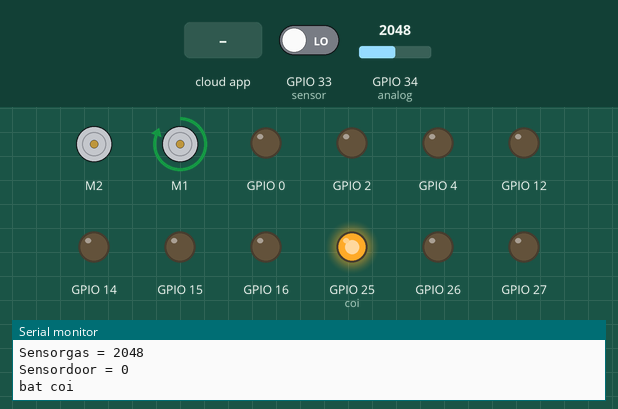
A program run on a simulated ESP32. Shown: 2 × DC motor (green arrow = forward, orange = backward, longer = faster), output pins drawn as LEDs (lit = HIGH), the last lines printed to the serial monitor. The inputs (shaded band) are chosen by the test bench; at power-on: GPIO 34 (analog) = 2048, GPIO 33 (sensor) LOW. WiFi joins after 1.5 s; servers stay silent unless stated; the Firebase database answers and starts empty.

Above: at 3.2 s.
3.3 s: the phone or cloud app sets dendoimau to 1
At 5.6 s:
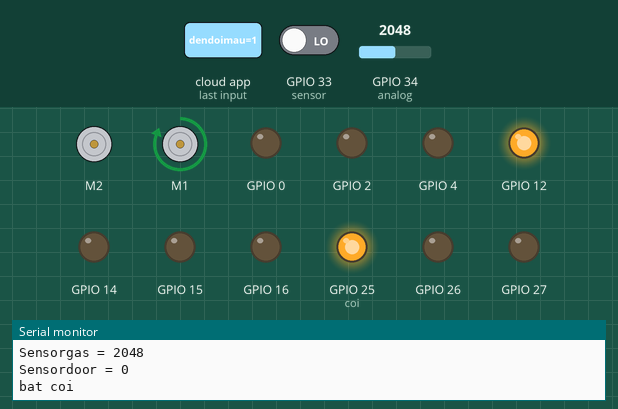
5.9 s: GPIO 34 (analog) set to 1930
At 6.4 s:
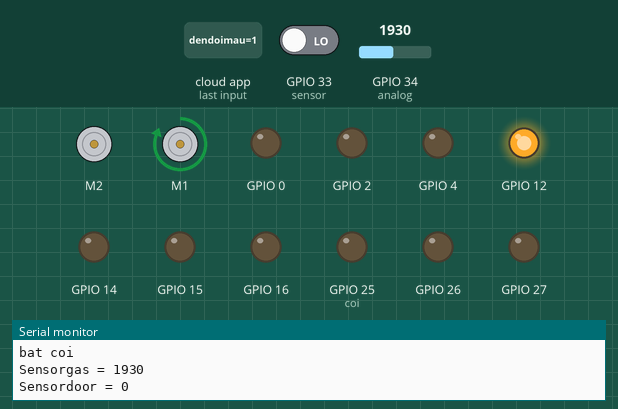
7.5 s: GPIO 33 (sensor) driven HIGH
At 9.9 s:
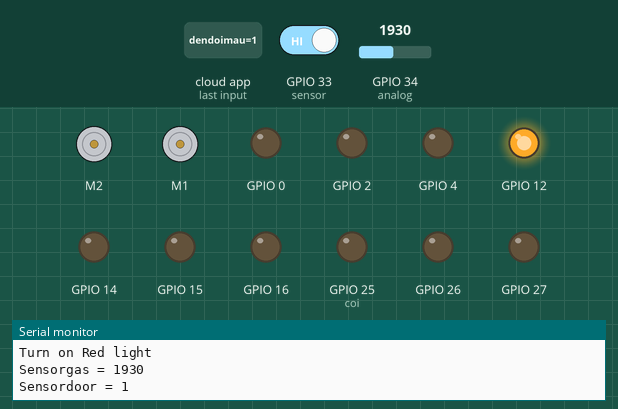
10.4 s: the phone or cloud app sets Den to 1
At 11.8 s:
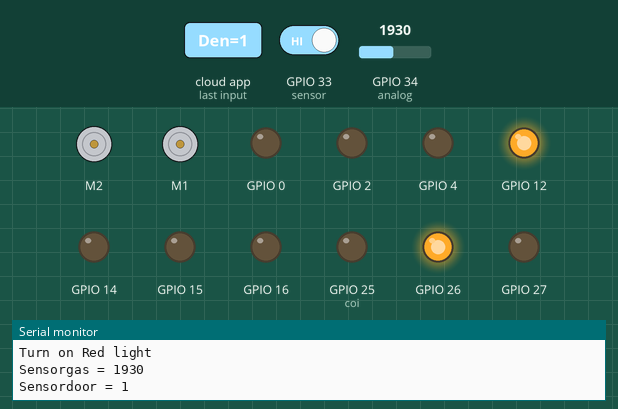
12.1 s: the phone or cloud app sets cua to 1
At 13.1 s:
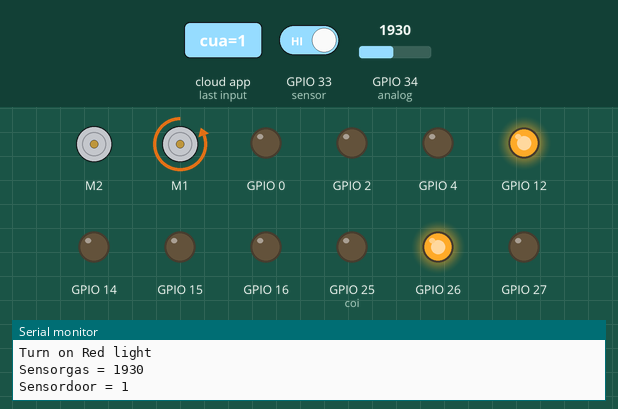
16.0 s: the phone or cloud app sets dendoimau to 0
At 16.5 s:
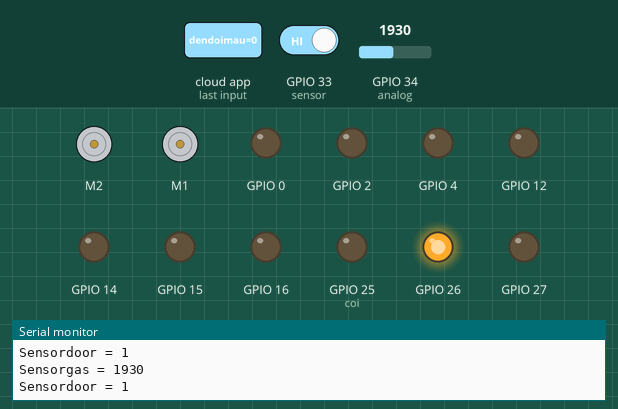
Timing chart, 0 to 18.5 s (numbered marks = the images above; inputs shaded):
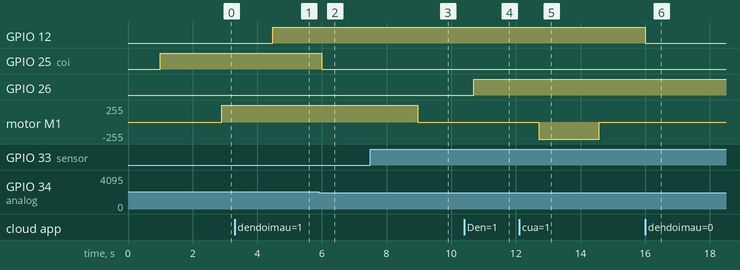

The program:

main.cpp
```cpp
#include <Arduino.h>
#include <WiFi.h>
//Firebase Library
#include <Firebase.h>
#include <addons/RTDBHelper.h>
#include <Robojax_L298N_DC_motor.h>
//Firebase Declare
#define API_KEY "yOCt9u60Y2BPBRag3JISLFlc0x1iEnZblPwiJ8MZ"
#define DATABASE_URL "https://esp32-ac263-default-rtdb.firebaseio.com/"

#define WIFI_SSID "Ducnguyen"
#define WIFI_PASSWORD "00000000"

//Phong khach:
//input den phong khach
#define DenPK 4
//input den doi mau phong khach
#define BluePk 0
#define GreenPk 2
#define RedPK 15
//input cua
#define EnB 21
#define In3 22
#define In4 23
#define Door 1
#define sensor 33 //cam bien hong ngoai

//Phong ngu:
//input quat phong ngu
#define In1 18
#define In2 19
#define Ena 5
#define Fan 2
//input den phong ngu
#define DenPN 26
//input den doi mau phong ngu
#define BluePN 27
#define GreenPN 14
#define RedPN 12

//Phong bep:
// input cam bien gas phong bep
#define analog 34
//input den phong bep
#define DenPB 16
#define coi 25

//Phong tam:
//input cam bien phong tam
#define DenPT 13

hw_timer_t *timer = NULL;
portMUX_TYPE timerMux = portMUX_INITIALIZER_UNLOCKED;

const int dongcua = 0;
const int mocua = 1;

int dataquat = 0;
int datadendoimaupn = 0;
int datadendoimaupk = 0;
int datadenpk = 0;
int datadenpn = 0 ;
int datahengiopk = 0;
int datahengiopn = 0;
int datahengioquat = 0;
int dataspeed = 0;
int datahengiopt,datahengiopb;
int datadenpb = 0;
int datacua = 0;
int temp = 1;

int port = 8888;
WiFiServer Server(port);
FirebaseData firebaseData;
Robojax_L298N_DC_motor robot(In1, In2, Ena, In3, In4, EnB, true);


// dang nhap wifi
void initWiFi(){
  Serial.begin(115200);
  WiFi.begin(WIFI_SSID, WIFI_PASSWORD);
  Serial.print("Connecting to WiFi");
  while (WiFi.status() != WL_CONNECTED ){
  Serial.print(".");
  delay(1000);
  }
  Serial.println();
  Serial.println("WiFi connected");
  Serial.println("Local IP: ");
  Serial.println(WiFi.localIP());
  Serial.println();
  Serial.println("on port");
  Serial.println(port);
}

// ket noi firebase
void initFirebase(){
  Firebase.begin(DATABASE_URL, API_KEY);
  Firebase.reconnectWiFi(true);
}
  String data5base  = "";

void initden(int dataden,int Den,int datahengio){
  pinMode(Den,OUTPUT);
  if (dataden == 1){
    digitalWrite(Den, HIGH);
  }else if (dataden == 0){
    digitalWrite(Den, LOW);
  }else {
    datahengio = data5base.toInt();
    if (datahengio == 1){
      digitalWrite(Den, HIGH);
    } else {
      digitalWrite(Den, LOW);
    }
  }
}
 int Sen;
void initcua(int data){
  if(Sen == 1){
    if (data == temp){
     robot.brake(Door);
     delay(20);
    }else{
      if(data == 0){
        robot.rotate(Door, 100, mocua);
        delay(20);
      }else if(data == 1){
        robot.rotate(Door, 100, dongcua);
        delay(20);
     }
   }
  }else{
    if(data = 0){
      robot.brake(Door);
    }else{
      robot.rotate(Door, 100, mocua);
      Firebase.setInt (firebaseData, "/phong khach/cua" ,0);
      delay(20);
    }
  }
  temp = data;
}
void initquat(){
  if (Firebase.RTDB.getString(&firebaseData, F("/Phong ngu/Quat"),&data5base)){
      dataquat = data5base.toInt();
  }
  if (Firebase.RTDB.getString(&firebaseData, F("/Phong ngu/Speedfan"),&data5base)){
    dataspeed = data5base.toInt();
  }
  if(dataquat == 1){
    if (dataspeed == 1){
      //nhanh nhat
      robot.rotate(Fan, 100, 1);
    }else if(dataspeed == 2){
      robot.rotate(Fan, 85, 1);
    }else if(dataspeed == 3){
      robot.rotate(Fan, 70, 1);
    }
  }else if (dataquat == 0){
    //tat
      robot.brake(Fan);
  }else {
    if (Firebase.RTDB.getString(&firebaseData, F("/Phong ngu/Hengioquat"),&data5base)){
    datahengioquat = data5base.toInt();
      if (datahengioquat == 1){
        if (dataspeed == 1){
      //nhanh nhat
        robot.rotate(Fan, 100, 1);
      }else if(dataspeed == 2){
        robot.rotate(Fan, 80, 1);
      }else if(dataspeed == 3){
        robot.rotate(Fan, 70, 1);
      }
      }else {
        robot.brake(Fan);

      }
    }
  }
}
void showRGB(int Red, int Blue,int Green)
{
	  digitalWrite(Red, HIGH);
    digitalWrite(Blue, LOW);
    digitalWrite(Green, LOW);
    delay(200);
    digitalWrite(Red, LOW);
    digitalWrite(Blue, LOW);
    digitalWrite(Green, HIGH);
    delay(200);
    digitalWrite(Red, LOW);
    digitalWrite(Blue, HIGH);
    digitalWrite(Green, LOW);
    delay(200);
    digitalWrite(Red, HIGH);
    digitalWrite(Blue, LOW);
    digitalWrite(Green, HIGH);
    delay(200);
    digitalWrite(Red, LOW);
    digitalWrite(Blue,  HIGH);
    digitalWrite(Green, HIGH);
    delay(200);
    digitalWrite(Red, HIGH);
    digitalWrite(Blue, HIGH);
    digitalWrite(Green, LOW);
    delay(200);
    digitalWrite(Red, HIGH);
    digitalWrite(Blue, HIGH);
    digitalWrite(Green, HIGH);
    delay(200);
}

void initdendoimau(int datadendoimau,int Red,int Blue,int Green){
  pinMode(Red,OUTPUT);
  pinMode(Green,OUTPUT);
  pinMode(Blue,OUTPUT);
  switch (datadendoimau){
    case 1:
      //mau do
      Serial.println("Turn on Red light");
      digitalWrite(Red, HIGH);
      digitalWrite(Blue, LOW);
      digitalWrite(Green, LOW);
      break;
    case 2:
      //mau xanh la
      digitalWrite(Red, LOW);
      digitalWrite(Blue, LOW);
      digitalWrite(Green, HIGH);
      break;
    case 3:
      //mau XANH DUONG
      digitalWrite(Red, LOW);
      digitalWrite(Blue, HIGH);
      digitalWrite(Green, LOW);
      break;
    case 4:
      //mau VANG
      digitalWrite(Red, HIGH);
      digitalWrite(Blue, LOW);
      digitalWrite(Green, HIGH);
      break;
    case 5:
      //mau LAM
      nhay:
      digitalWrite(Red, LOW);
      digitalWrite(Blue,  HIGH);
      digitalWrite(Green, HIGH);
      break;
    case 6:
      //mau TIM
      digitalWrite(Red, HIGH);
      digitalWrite(Blue, HIGH);
      digitalWrite(Green, LOW);
      break;
    case 7:
       //mau trang
      digitalWrite(Red, HIGH);
      digitalWrite(Blue, HIGH);
      digitalWrite(Green, HIGH);
      break;
    case 8:
    while(datadendoimau == 8){
    showRGB(Red,Blue,Green);
    goto nhay;
    break;
    }
    case 0:
    //TAT
      digitalWrite(Red, LOW);
      digitalWrite(Blue, LOW);
      digitalWrite(Green, LOW);
      break;
  }
}
void Phongkhach(){
   if (Firebase.RTDB.getString(&firebaseData, F("phong khach/cua"),&data5base)){
    datacua = data5base.toInt();
    initcua(datacua);
  }
  if (Firebase.RTDB.getString(&firebaseData, F("/phong khach/dendoimau"),&data5base)){
    datadendoimaupk = data5base.toInt();
    initdendoimau(datadendoimaupk,RedPK,BluePk,GreenPk);
  }
  //den
  if (Firebase.RTDB.getString(&firebaseData, F("/phong khach/Den"),&data5base)){
    datadenpk = data5base.toInt();
    if (Firebase.RTDB.getString(&firebaseData, F("/phong khach/Hengio"),&data5base)){
    datahengiopk = data5base.toInt();
    initden(datadenpk,DenPK,datahengiopk);
   }
  }
}
void Phongngu(){
  if (Firebase.RTDB.getString(&firebaseData, F("/Phong ngu/dendoimau"),&data5base)){
    datadendoimaupn = data5base.toInt();
    initdendoimau(datadendoimaupn,RedPN,BluePN,GreenPN);
  }
  //den
  if (Firebase.RTDB.getString(&firebaseData, F("/Phong ngu/Den"),&data5base)){
    datadenpn = data5base.toInt();
    if (Firebase.RTDB.getString(&firebaseData, F("/Phong ngu/Hengio"),&data5base)){
    datahengiopn = data5base.toInt();
    initden(datadenpn,DenPN,datahengiopn);
    }
  }
}
int value;
void IRAM_ATTR Sensorgas(){
  value = analogRead(analog);
  Serial.print("Sensorgas = ");
  Serial.println(value);
  Sen = digitalRead(sensor);
  Serial.print("Sensordoor = ");
  Serial.println(Sen);
  if (value > 2000){
    Serial.println("bat coi");
    digitalWrite(coi,HIGH);
  }else{
    digitalWrite(coi,LOW);
  }
}
void Phongbep(){
  if(value > 2000){
    Firebase.setString(firebaseData,"/Phong bep/Sensorgas",1);
    delay(50);
  }else{
    Firebase.setString(firebaseData,"/Phong bep/Sensorgas",0);
    delay(50);
  }
  if (Firebase.RTDB.getString(&firebaseData, F("/Phong bep/Den"),&data5base)){
    datadenpb = data5base.toInt();
    if (Firebase.RTDB.getString(&firebaseData, F("/Phong bep/Hengio"),&data5base)){
    datahengiopb = data5base.toInt();
    initden(datadenpb,DenPB,datahengiopb);
    }
  }
}
void setup() {
  // put your setup code here, to run once:
   timer = timerBegin(0, 80, true); // Timer 0, prescaler of 80 (1MHz clock)

  // Attach the onTimer function as the interrupt handler
  timerAttachInterrupt(timer, &Sensorgas, true);

  // Set the timer to trigger every 1 second (1000000 microseconds)
  timerAlarmWrite(timer, 1000000, true);

  // Start the timer
  timerAlarmEnable(timer);
  pinMode(sensor, INPUT);
  pinMode(coi,OUTPUT);
  initWiFi();
  initFirebase();
  robot.begin();
}
void loop() {
  initquat();
  Phongngu();
  Phongkhach();
  Phongbep();
  // put your main code here, to run repeatedly:
}
```

Measured:
- the behaviour switches between 2001 and 2000 on GPIO 34 (analog) (found by bisection; images 1 and 2)
- after the input at 3.3 s, GPIO 12: LOW → HIGH after 1.2 s
- after the input at 5.9 s, GPIO 25 (coi): HIGH → LOW after 0.10 s
- after the input at 7.5 s, motor M1: forward 255/255 → stopped after 1.5 s
- after the input at 10.4 s, GPIO 26: LOW → HIGH after 0.29 s
- after the input at 12.1 s, motor M1: stopped → backward 255/255 after 0.61 s, → stopped 1.9 s later
- after the input at 16.0 s, GPIO 12: HIGH → LOW at once
